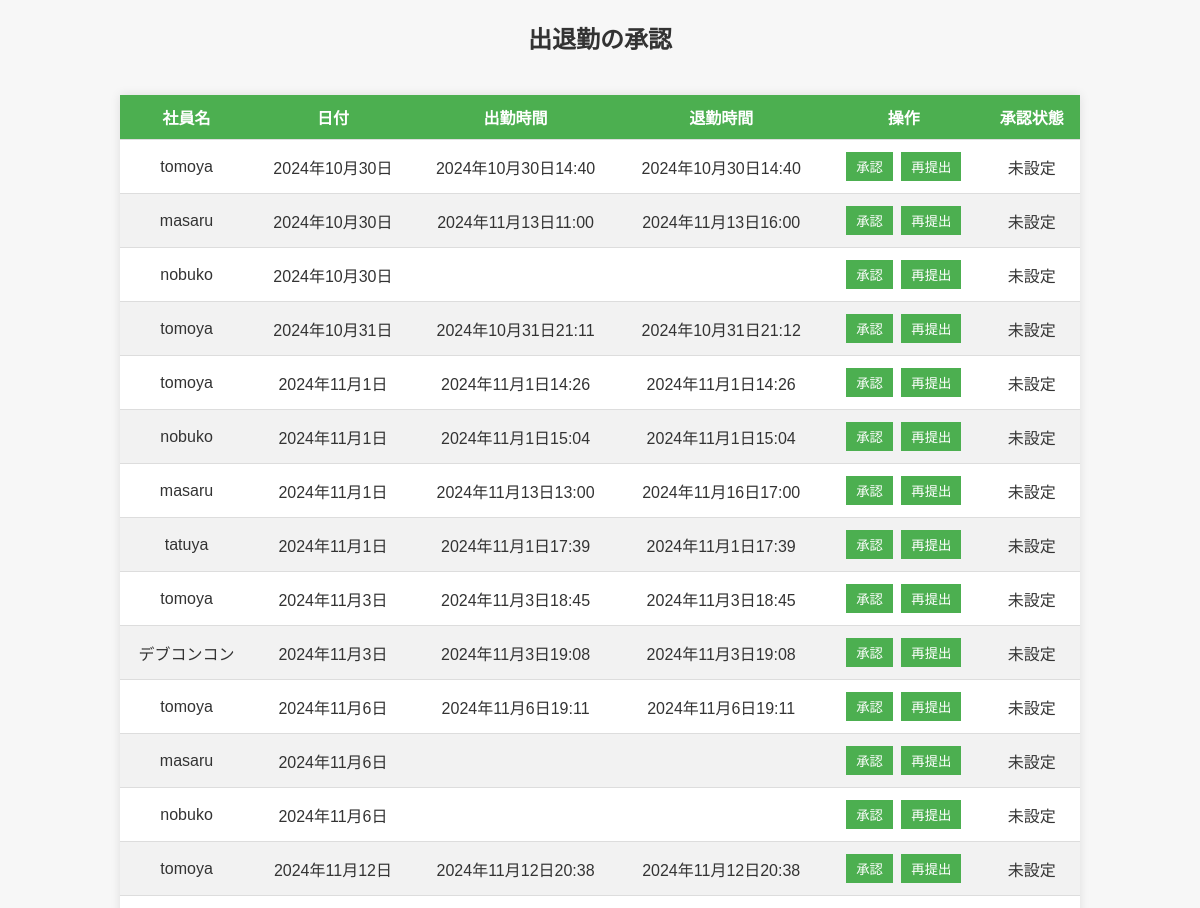
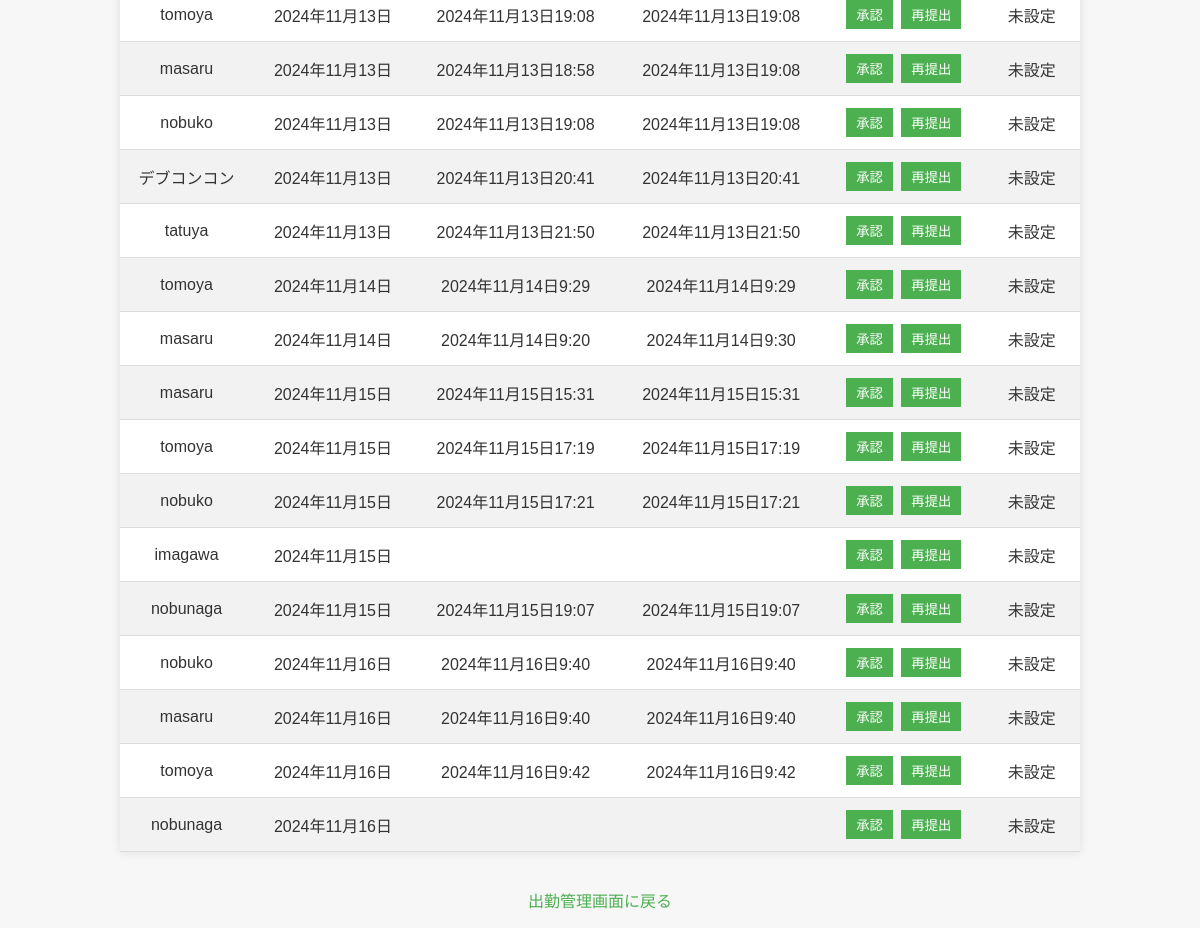
Page /attendance/approval/ (signed in) on the earlier database version (2 pictures, top to bottom).
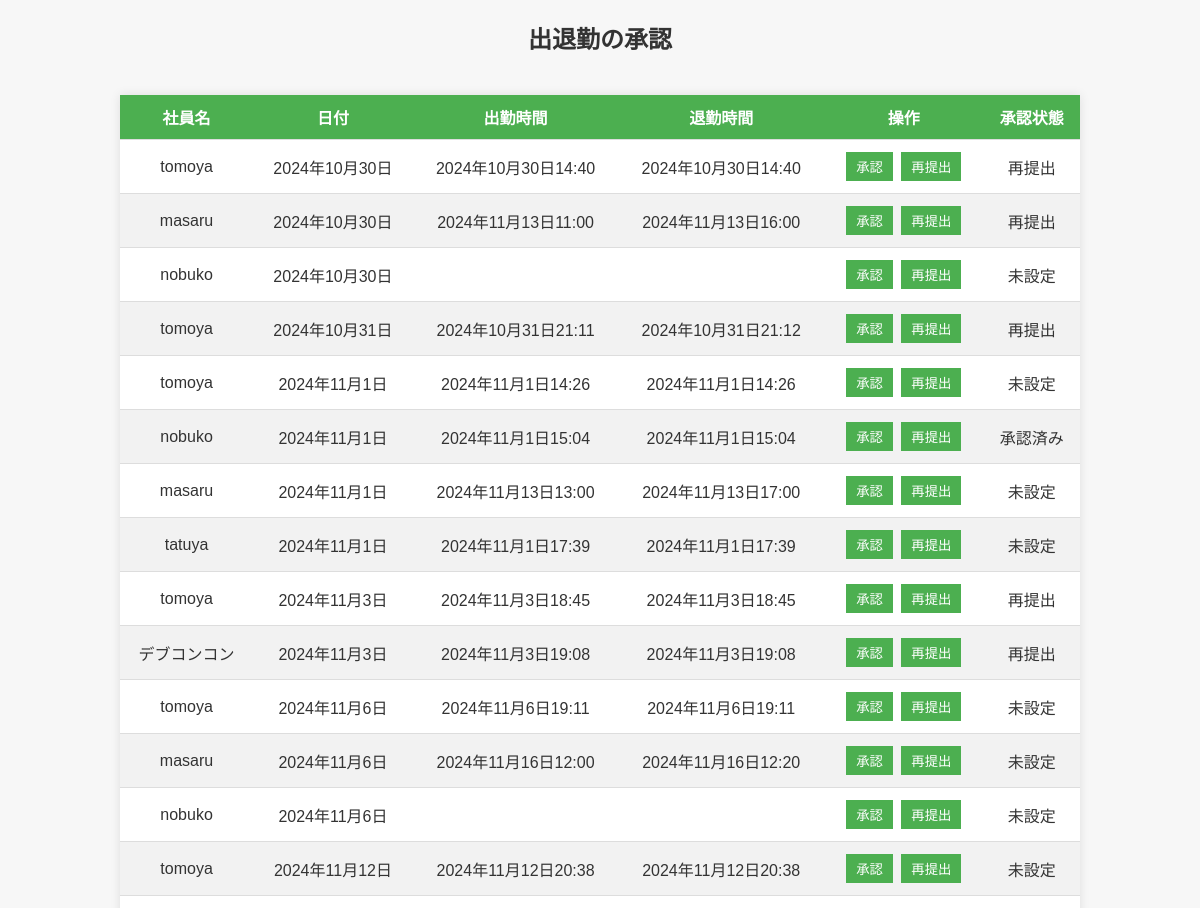
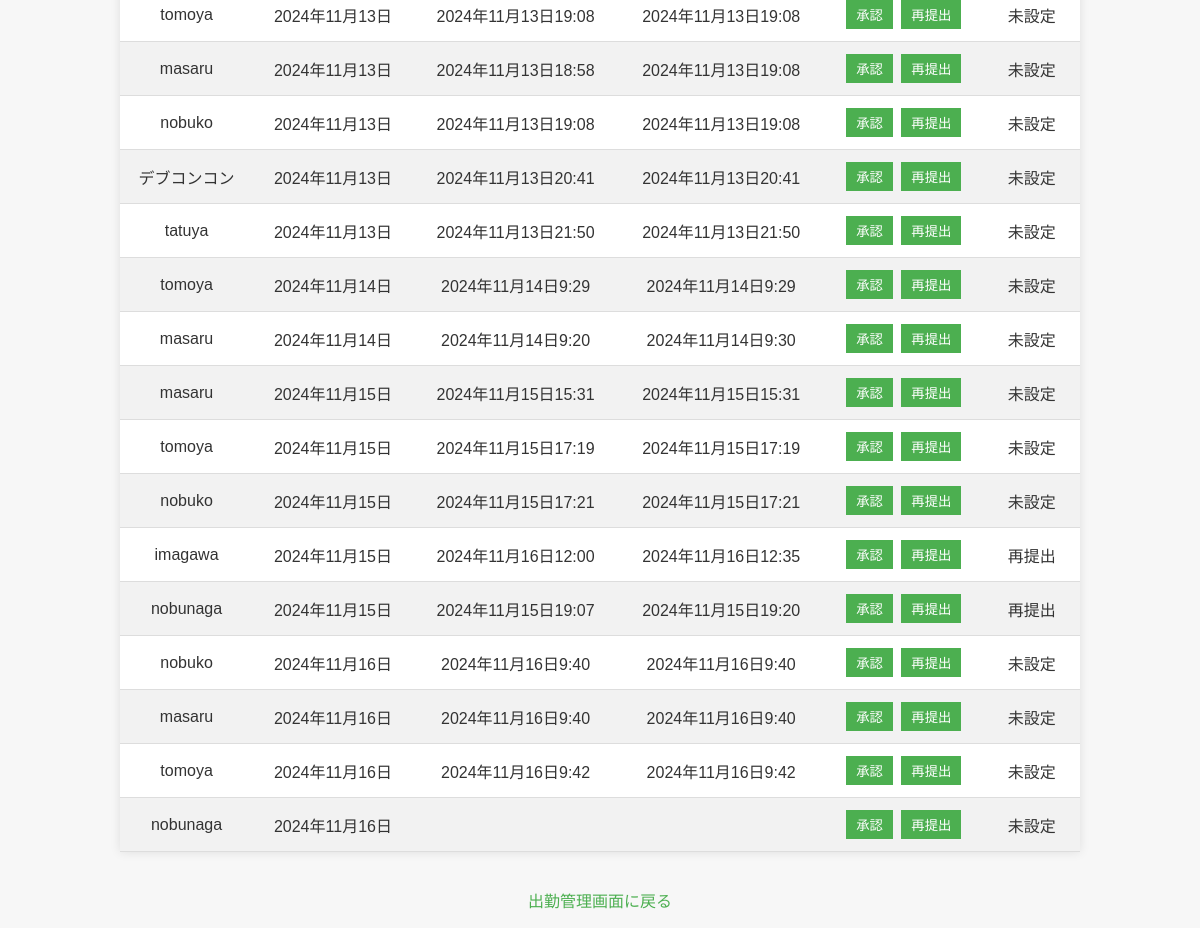
Same page on the later database version (2 pictures, top to bottom).
### attendance_system/models.py (models this page shows, shortened)
class Attendance(models.Model):
    STATUS_CHOICES = [
        ('unupdated', '未更新'),
        ('pending', '申請中'),
        ('approved', '承認済み'),
        ('rejected', '再提出'),
    ]
    user = models.ForeignKey(User, on_delete=models.CASCADE)  # ユーザーとのリレーション
    check_in = models.DateTimeField(null=True, blank=True)  # 出勤時間
    check_out = models.DateTimeField(null=True, blank=True)  # 退勤時間
    date = models.DateField(default=now)  # 日付
    status = models.CharField(
        max_length=20,
        choices=STATUS_CHOICES,
        default='unupdated'  # デフォルトは未更新
    )
    is_approved = models.BooleanField(default=None, null=True, blank=True)  # 承認状態
    @property
    def status_display(self):
        return dict(self.STATUS_CHOICES).get(self.status, "未設定")

### attendance_system/views.py (the view, shortened to what this page needs)
# urls.py: path('attendance/approval/', views.attendance_approval, name='attendance_approval'),
@login_required
def attendance_approval(request):
    attendances = Attendance.objects.all()
    return render(request, "attendance_system/attendance_approval.html", {"attendances": attendances})

### attendance_system/templates/attendance_system/attendance_approval.html (shortened to what this page needs)
<!DOCTYPE html>
<html lang="ja">
<head>
</head>
<body>
    <h2>出退勤の承認</h2>
    <table>
        <thead>
            <tr>
                <th>社員名</th>
                <th>日付</th>
                <th>出勤時間</th>
                <th>退勤時間</th>
                <th>操作</th>
                <th>承認状態</th>
            </tr>
        </thead>
        <tbody>
            {% if attendances %}
                {% for attendance in attendances %}
                <tr>
                    <td>{{ attendance.user.username }}</td>
                    <td>{% if attendance.date %}{{ attendance.date }}{% endif %}</td>
                    <td>{% if attendance.check_in %}{{ attendance.check_in }}{% endif %}</td>
                    <td>{% if attendance.check_out %}{{ attendance.check_out }}{% endif %}</td>
                    <td>
                        <form method="post" action=".">
                            <button type="submit" name="action" value="approve" class="btn btn-success btn-sm">承認</button>
                            <button type="submit" name="action" value="resubmit" class="btn btn-warning btn-sm">再提出</button>
                        </form>
                    </td>
                    <td>{{ attendance.status_display }}</td>
                </tr>
                {% endfor %}
            {% else %}
                <tr>
                    <td colspan="6">出退勤データがありません</td>
                </tr>
            {% endif %}
        </tbody>
    </table>
    <p><a href="{% url 'attendance' %}">出勤管理画面に戻る</a></p>
</body>
</html>

### attendance_system/templates/attendance_system/attendance_approval.html (style rules this page uses)
body { font-family: Arial, sans-serif; background-color: #f7f7f7; color: #333; margin: 0; padding: 0; display: flex; justify-content: center; align-items: center; min-height: 100vh; flex-direction: column; }
h2 { margin: 20px 0; }
table { width: 80%; border-collapse: collapse; background-color: #fff; box-shadow: 0 0 10px rgba(0, 0, 0, 0.1); margin: 20px 0; }
th, td { padding: 10px; text-align: center; border-bottom: 1px solid #ddd; }
th { background-color: #4CAF50; color: white; }
tr:nth-child(even) { background-color: #f2f2f2; }
button { background-color: #4CAF50; color: white; border: none; padding: 5px 10px; margin: 2px; cursor: pointer; }
a { text-decoration: none; color: #4CAF50; }

Differences in the rows shown:
changed Attendance (number 1 of 30 on the later page): status_display "未設定" → "再提出"
changed Attendance (number 2 of 30 on the later page): status_display "未設定" → "再提出"
changed Attendance (number 4 of 30 on the later page): status_display "未設定" → "再提出"
changed Attendance: status_display "未設定" → "承認済み"
changed Attendance (number 7 of 30 on the later page): check_out "2024年11月16日17:00" → "2024年11月13日17:00"
changed Attendance (number 9 of 30 on the later page): status_display "未設定" → "再提出"
changed Attendance (number 10 of 30 on the later page): status_display "未設定" → "再提出"
changed Attendance (number 12 of 30 on the later page): check_in (not shown) → "2024年11月16日12:00"; check_out (not shown) → "2024年11月16日12:20"
changed Attendance "imagawa": check_in (not shown) → "2024年11月16日12:00"; check_out (not shown) → "2024年11月16日12:35"; status_display "未設定" → "再提出"
changed Attendance (number 26 of 30 on the later page): check_out "2024年11月15日19:07" → "2024年11月15日19:20"; status_display "未設定" → "再提出"
